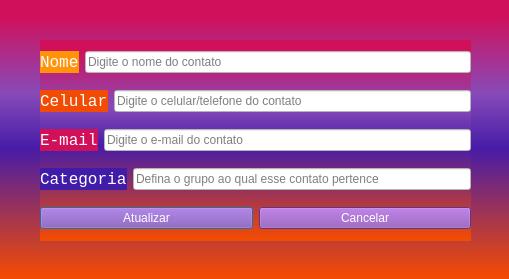
<?xml version="1.0" encoding="UTF-8"?>
<ui version="4.0">
 <class>atualizar_contato</class>
 <widget class="QDialog" name="atualizar_contato">
  <property name="geometry">
   <rect>
    <x>0</x>
    <y>0</y>
    <width>509</width>
    <height>279</height>
   </rect>
  </property>
  <property name="windowTitle">
   <string>Dialog</string>
  </property>
  <property name="styleSheet">
   <string notr="true">background: qlineargradient(spread:pad, x1:0, y1:0.988636, x2:0, y2:0.028, stop:0 rgba(242, 75, 4, 255), stop:0.477273 rgba(71, 28, 168, 255), stop:0.681818 rgba(136, 74, 184, 255), stop:0.971591 rgba(209, 16, 90, 255));</string>
  </property>
  <widget class="QWidget" name="layoutWidget_2">
   <property name="geometry">
    <rect>
     <x>40</x>
     <y>40</y>
     <width>431</width>
     <height>201</height>
    </rect>
   </property>
   <layout class="QVBoxLayout" name="verticalLayout_2">
    <item>
     <layout class="QHBoxLayout" name="horizontalLayout_2">
      <item>
       <widget class="QLabel" name="label_2">
        <property name="font">
         <font>
          <family>Courier New</family>
          <pointsize>12</pointsize>
          <italic>false</italic>
          <bold>false</bold>
         </font>
        </property>
        <property name="styleSheet">
         <string notr="true">size: 15pt;
background-color: #FF930A;
color: #FFFFFF;
box-shadow: inset 0px 4px 4px rgba(0, 0, 0, 0.25);
</string>
        </property>
        <property name="text">
         <string>Nome</string>
        </property>
       </widget>
      </item>
      <item>
       <widget class="QLineEdit" name="nome">
        <property name="styleSheet">
         <string notr="true">background-color: #FFF</string>
        </property>
        <property name="text">
         <string/>
        </property>
        <property name="placeholderText">
         <string>Digite o nome do contato</string>
        </property>
       </widget>
      </item>
     </layout>
    </item>
    <item>
     <layout class="QHBoxLayout" name="horizontalLayout_3">
      <item>
       <widget class="QLabel" name="label_3">
        <property name="font">
         <font>
          <family>Courier New</family>
          <pointsize>12</pointsize>
         </font>
        </property>
        <property name="styleSheet">
         <string notr="true">size: 15pt;
background-color: #F24B04;
color: #FFFFFF;
box-shadow: inset 0px 4px 4px rgba(0, 0, 0, 0.25);
</string>
        </property>
        <property name="text">
         <string>Celular</string>
        </property>
       </widget>
      </item>
      <item>
       <widget class="QLineEdit" name="celular">
        <property name="styleSheet">
         <string notr="true">background-color: #FFF</string>
        </property>
        <property name="text">
         <string/>
        </property>
        <property name="placeholderText">
         <string>Digite o celular/telefone do contato</string>
        </property>
       </widget>
      </item>
     </layout>
    </item>
    <item>
     <layout class="QHBoxLayout" name="horizontalLayout_4">
      <item>
       <widget class="QLabel" name="label_4">
        <property name="font">
         <font>
          <family>Courier New</family>
          <pointsize>12</pointsize>
         </font>
        </property>
        <property name="styleSheet">
         <string notr="true">size: 15pt;
background-color:#d1105a;
color: #FFFFFF;
box-shadow: inset 0px 4px 4px rgba(0, 0, 0, 0.25);
</string>
        </property>
        <property name="text">
         <string>E-mail</string>
        </property>
       </widget>
      </item>
      <item>
       <widget class="QLineEdit" name="email">
        <property name="styleSheet">
         <string notr="true">background-color: #FFF</string>
        </property>
        <property name="text">
         <string/>
        </property>
        <property name="placeholderText">
         <string>Digite o e-mail do contato</string>
        </property>
       </widget>
      </item>
     </layout>
    </item>
    <item>
     <layout class="QHBoxLayout" name="horizontalLayout_5">
      <item>
       <widget class="QLabel" name="label_5">
        <property name="font">
         <font>
          <family>Courier New</family>
          <pointsize>12</pointsize>
         </font>
        </property>
        <property name="styleSheet">
         <string notr="true">size: 15pt;
background-color: #411ca8;
color: #FFFFFF;
box-shadow: inset 0px 4px 4px rgba(0, 0, 0, 0.25);
</string>
        </property>
        <property name="text">
         <string>Categoria</string>
        </property>
       </widget>
      </item>
      <item>
       <widget class="QLineEdit" name="categoria">
        <property name="styleSheet">
         <string notr="true">background-color: #FFF</string>
        </property>
        <property name="text">
         <string/>
        </property>
        <property name="placeholderText">
         <string>Defina o grupo ao qual esse contato pertence</string>
        </property>
       </widget>
      </item>
     </layout>
    </item>
    <item>
     <layout class="QHBoxLayout" name="horizontalLayout_6">
      <item>
       <widget class="QPushButton" name="atualizar">
        <property name="styleSheet">
         <string notr="true">background-color: #884ab2;
size: 17pt;
color: #FFFFFF;
font-family: 'Courier New';
box-shadow: inset 0px 4px 4px rgba(0, 0, 0, 0.25);
</string>
        </property>
        <property name="text">
         <string>Atualizar</string>
        </property>
       </widget>
      </item>
      <item>
       <widget class="QPushButton" name="cancelar">
        <property name="styleSheet">
         <string notr="true">background-color: #884ab2;
size: 17pt;
color: #FFFFFF;
font-family: 'Courier New';
box-shadow: inset 0px 4px 4px rgba(0, 0, 0, 0.25);
</string>
        </property>
        <property name="text">
         <string>Cancelar</string>
        </property>
       </widget>
      </item>
     </layout>
    </item>
   </layout>
  </widget>
 </widget>
 <resources/>
 <connections/>
</ui>
